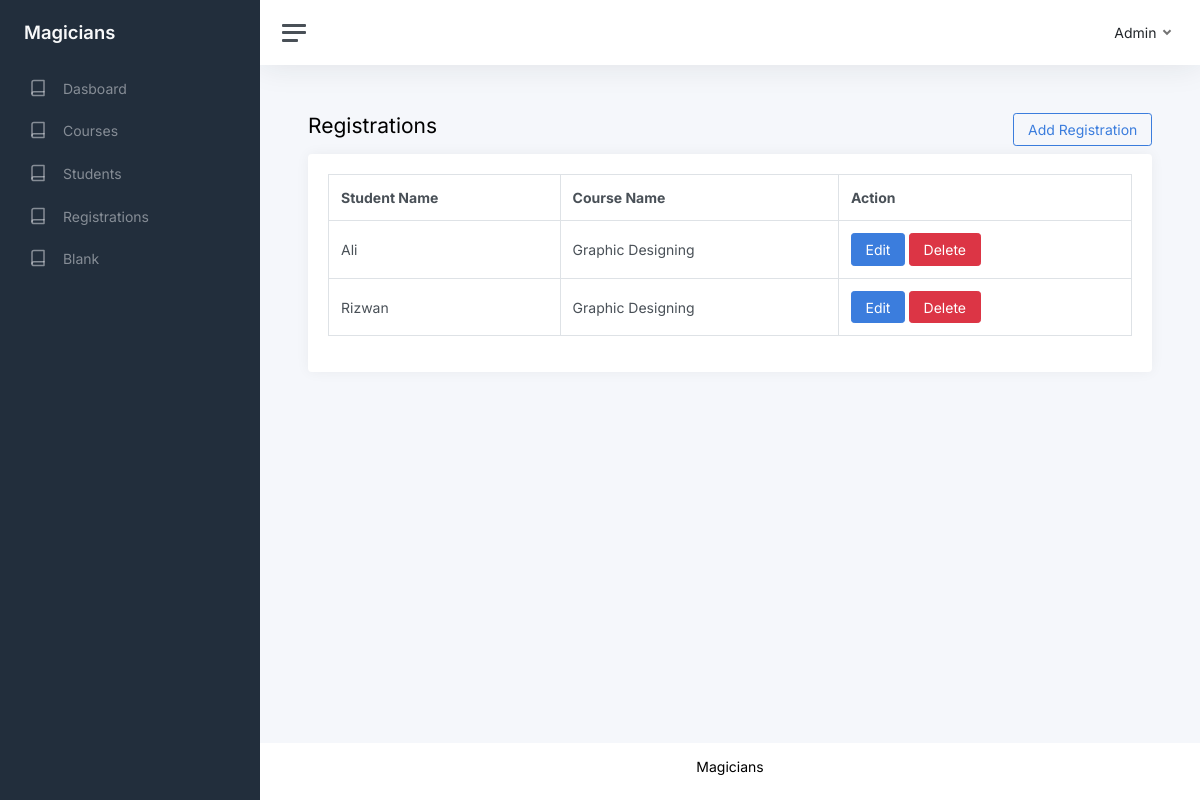
The app's page /show-registrations.php with its own data.
### tables this page shows
CREATE TABLE `registrations` (
  `id` int(11) NOT NULL,
  `student_id` int(11) NOT NULL,
  `course_id` int(11) NOT NULL,
  `created_at` timestamp NOT NULL DEFAULT current_timestamp()
);

CREATE TABLE `students` (
  `id` int(11) NOT NULL,
  `name` varchar(255) NOT NULL,
  `email` varchar(255) NOT NULL,
  `created_at` timestamp NOT NULL DEFAULT current_timestamp()
);

CREATE TABLE `courses` (
  `id` int(11) NOT NULL,
  `name` varchar(255) NOT NULL,
  `duration` varchar(255) NOT NULL,
  `created_at` timestamp NOT NULL DEFAULT current_timestamp()
);

### show-registrations.php (the view, shortened to what this page needs)
<?php require_once('./database/connection.php'); ?>
<?php
$sql = "SELECT courses.name AS course_name, students.name AS student_name, registrations.id AS reg_id
FROM `courses` JOIN `registrations`
ON courses.id = registrations.course_id
JOIN `students`
ON registrations.student_id = students.id";
$result = $conn->query($sql);
$registrations = $result->fetch_all(MYSQLI_ASSOC);
?>
<!DOCTYPE html>
<html lang="en">
<?php require_once('./includes/head.php'); ?>
<body>
    <div class="wrapper">
        <?php require_once('./includes/sidenavbar.php'); ?>
        <div class="main">
            <?php require_once('./includes/topnavbar.php'); ?>
            <main class="content">
                <div class="container-fluid p-0">
                    <div class="row">
                        <div class="col-6">
                            <h1 class="h3 mb-3">Registrations</h1>
                        </div>
                        <div class="col-6 text-end">
                            <a href="./add-registration.php" class="btn btn-outline-primary">Add Registration</a>
                        </div>
                    </div>
                    <div class="row">
                        <div class="col-12">
                            <div class="card">
                                <div class="card-body">
                                    <?php
                                    if (count($registrations) > 0) { ?>
                                        <table class="table table-bordered">
                                            <thead>
                                                <tr>
                                                    <th>Student Name</th>
                                                    <th>Course Name</th>
                                                    <th>Action</th>
                                                </tr>
                                            </thead>
                                            <tbody>
                                                <?php
                                                foreach ($registrations as $registration) { ?>
                                                    <tr>
                                                        <td><?php echo $registration['student_name']; ?></td>
                                                        <td><?php echo $registration['course_name']; ?></td>
                                                        <td>
                                                            <a href="./edit-registration.php?id=<?php echo $registration['reg_id']; ?>" class="btn btn-primary">Edit</a>
                                                            <a href="./delete-registration.php?id=<?php echo $registration['reg_id']; ?>" class="btn btn-danger">Delete</a>
                                                        </td>
                                                    </tr>
                                                <?php
                                                }
                                                ?>
                                            </tbody>
                                        </table>
                                    <?php
                                    } else { ?>
                                        <div class="alert alert-danger">No record found!</div>
                                    <?php
                                    }
                                    ?>
                                </div>
                            </div>
                        </div>
                    </div>
                </div>
            </main>
            <?php require_once('./includes/footer.php'); ?>
        </div>
    </div>
</body>
</html>

### records on screen
registrations: student.name "Ali", course.name "Graphic Designing"
registrations: student.name "Rizwan", course.name "Graphic Designing"
